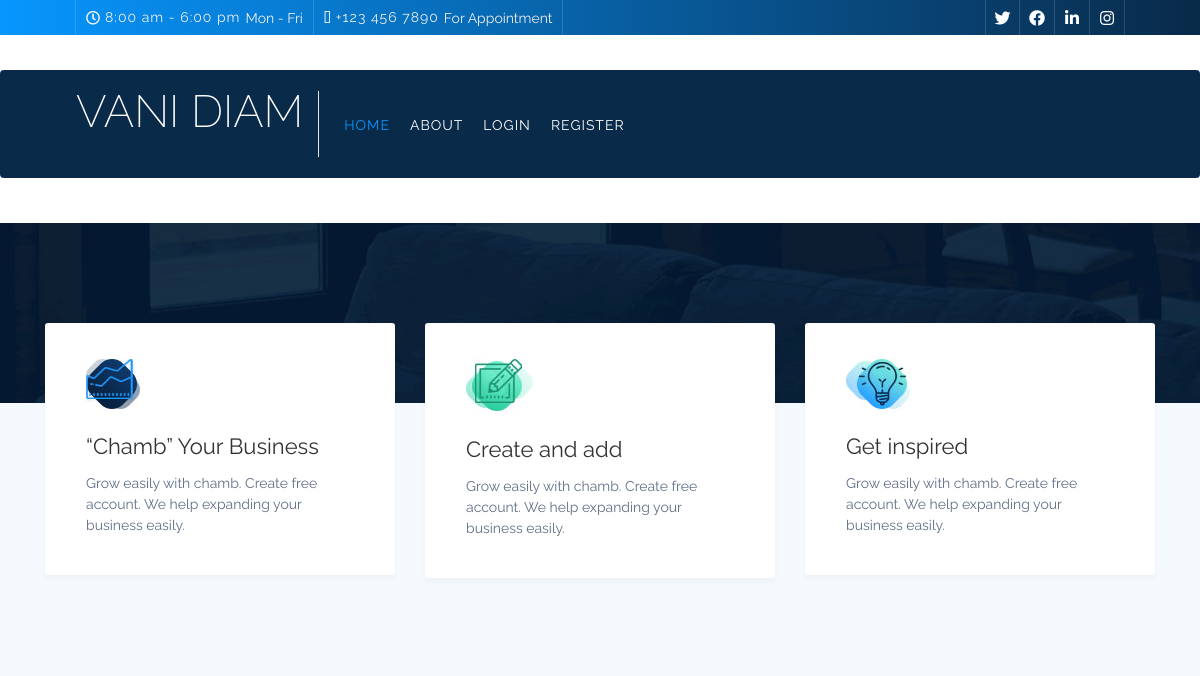
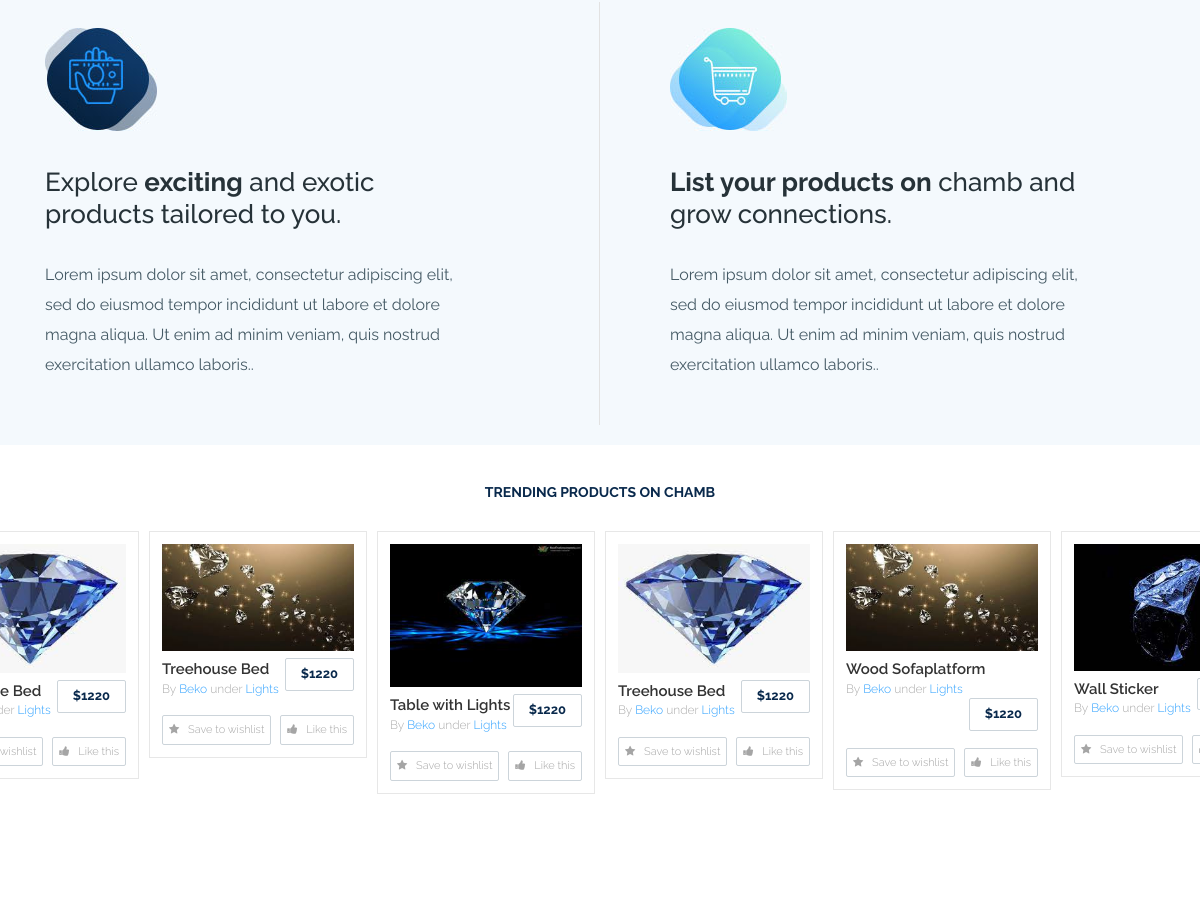
Before: /clcollection/ (upper part) with the older database file (2 pictures, top to bottom).
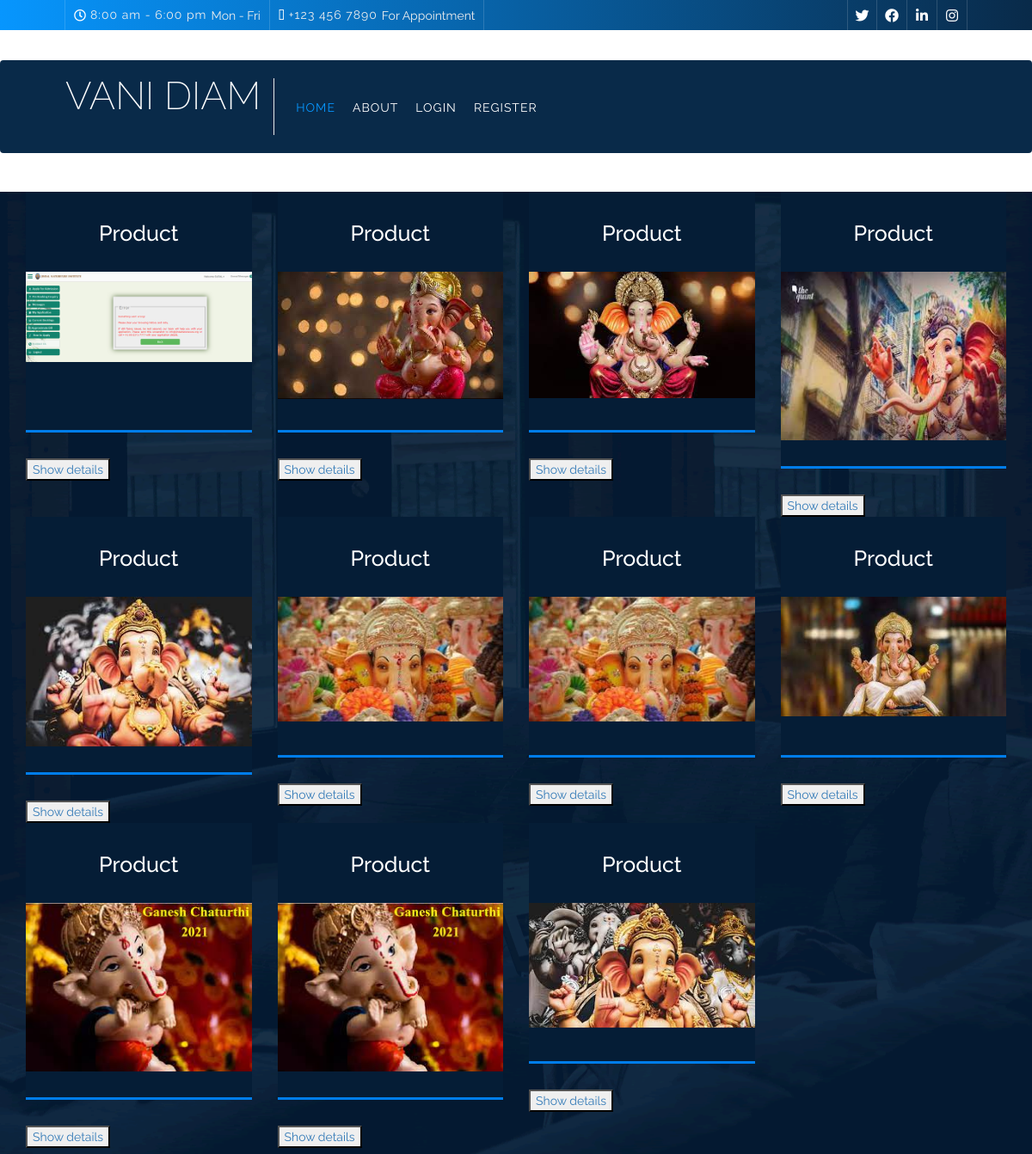
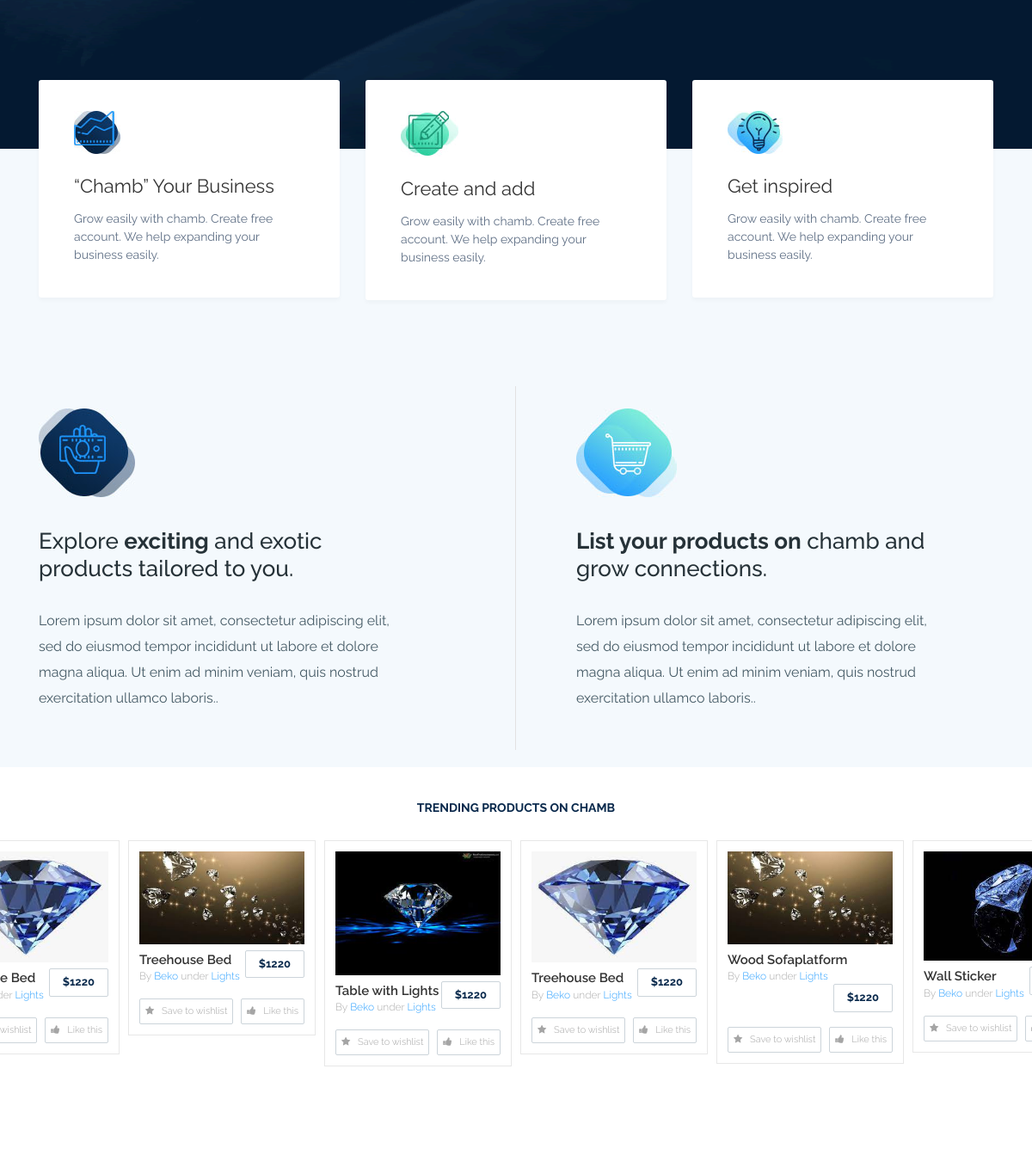
After: the same page with the newer database file (2 pictures, top to bottom).
### myapp/models.py (models this page shows, shortened)
class product(models.Model):
    pdname=models.CharField(max_length=300)
    pdprice= models.IntegerField(default=25)
    pddis=models.TextField(max_length=2000)
    pdimage=models.FileField(upload_to='pdimage', null=True, blank=True)

### clientapp/views.py (the view)
# urls.py: path('clcollection/', views.clcollection, name='clcollection'),
def clcollection(request):
     products= product.objects.all()
     return render(request, "clcollection.html" ,{ 'products':products})

### clientapp/templates/clcollection.html (shortened to what the changed rows need)
{% extends 'clcommon.html' %}
{% load static%}
{% block content %}
<br><br><br>
   <head>
      <link rel="stylesheet" href="{% static 'asset/collection/css/font-awesome.min.css' %}">
      <link rel="stylesheet" href="{% static 'asset/collection/css/bootstrap.min.css' %}">
      <link rel="stylesheet" href="{% static 'asset/collection/css/animate-wow.css' %}">
      <link rel="stylesheet" href="{% static 'asset/collection/css/style.css' %}">
      <link rel="stylesheet" href="{% static 'asset/collection/css/bootstrap-select.min.css' %}">
      <link rel="stylesheet" href="{% static 'asset/collection/css/slick.min.css' %}">
      <link rel="stylesheet" href="{% static 'asset/collection/css/responsive.css' %}">
   </head>
   <body>
      <div class="page-content-product">
         <div class="main-product">
            <div class="container">
               <div class="row clearfix">
                <div class="row clearfix">
                  {% for product in products %}
                  <div class="col-lg-3 col-sm-6 col-md-3">
                     <a href="#">
                        <div class="box-img">
                           <h4>Product</h4>
                           <img src="{{ product.pdimage.url }}" alt="image" height="250px" width="360px" />
                        </div>
                     </a>
                     <a href="{% url 'clsingle-pd' product.id %}"><button> Show details </button></a>
                  </div>
                  {% endfor %}
               </div>
            </div>
         </div>
      </div>
     </div>
      <div class="products">
         <div class="main-products">
            <h2>TRENDING PRODUCTS ON CHAMB</h2>
         </div>
      </div>
   </body>
</html>
{% endblock %}

Changed rows visible on the page:
added product: pdimage (picture)
added product: pdimage (picture)
added product: pdimage (picture)
added product: pdimage (picture)
added product: pdimage (picture)
added product: pdimage (picture)
added product: pdimage (picture)
added product: pdimage (picture)
added product: pdimage (picture)
added product: pdimage (picture)
added product: pdimage (picture)
